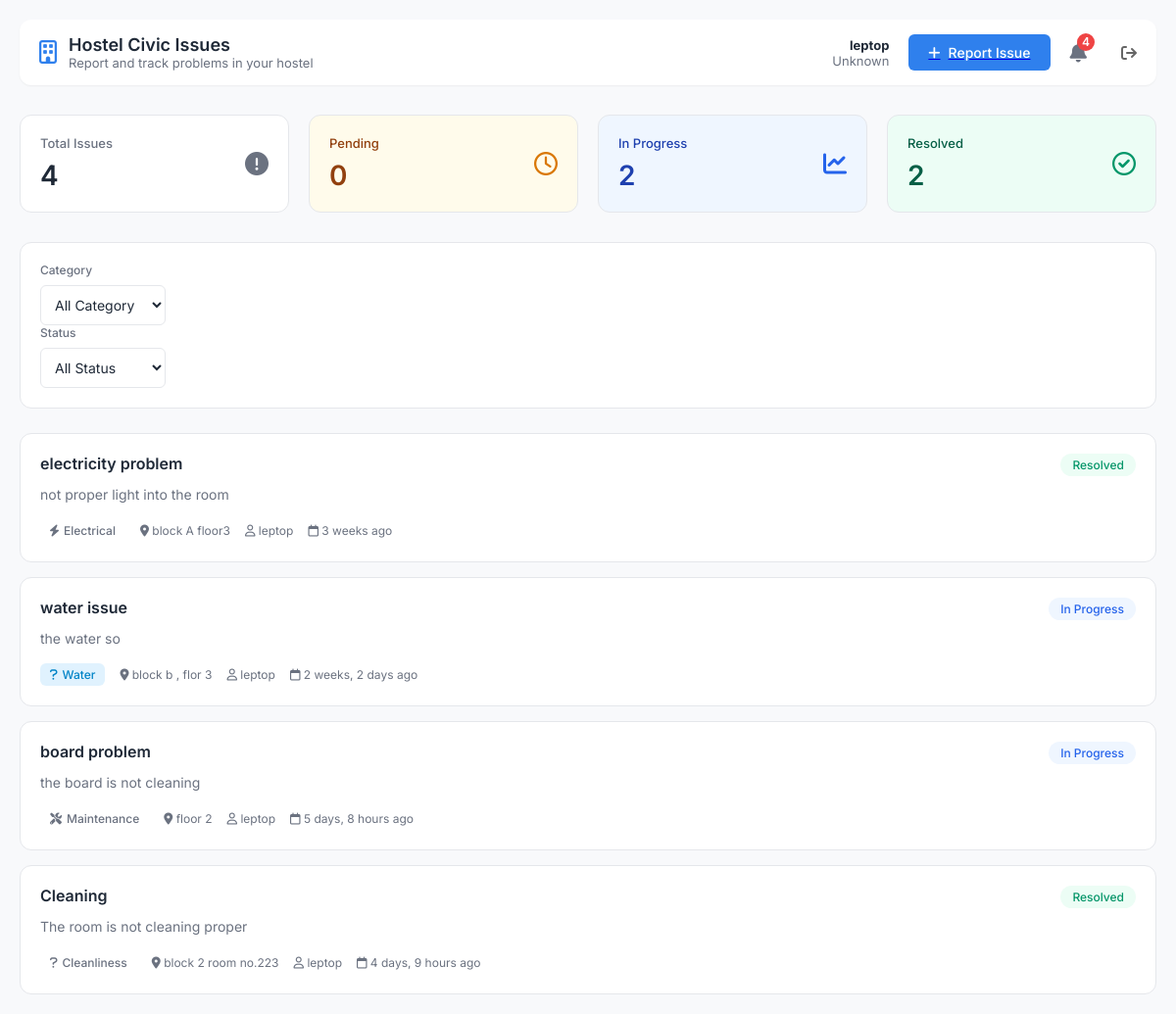
The page /user/ (signed in) on the database as committed earlier.
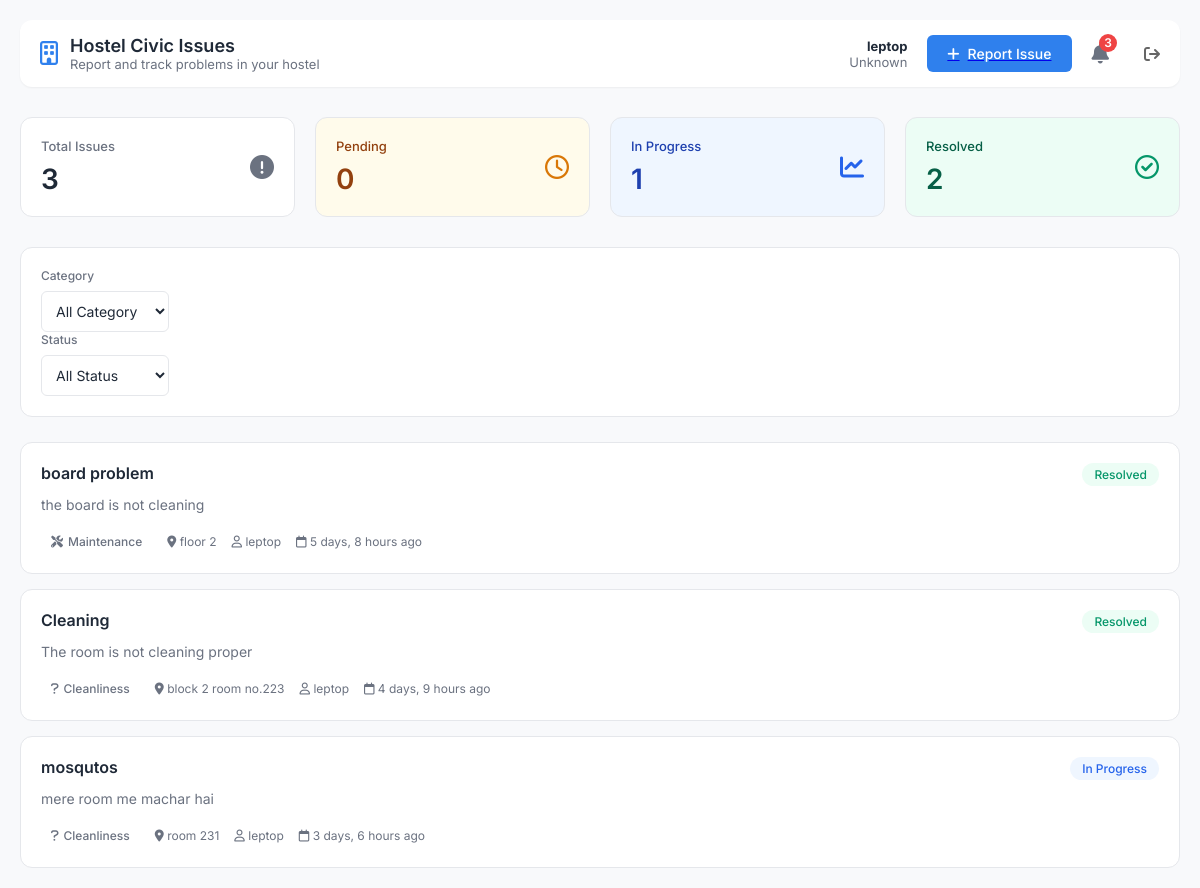
The same page on the database as committed later.
### hostel_issue/models.py (models this page shows)
class Issue(models.Model):
    title = models.CharField(max_length=200)
    description = models.TextField()
    category = models.CharField(max_length=50, choices=[
        ('Maintenance', 'Maintenance'),
        ('Electrical', 'Electrical'),
        ('Plumbing', 'Plumbing'),
        ('Other', 'Other'),
    ])
    location = models.CharField(max_length=100)
    reported_by = models.ForeignKey(User, on_delete=models.CASCADE)
    created_at = models.DateTimeField(auto_now_add=True)
    status = models.CharField(max_length=20, choices=[
        ('Pending', 'Pending'),
        ('In Progress', 'In Progress'),
        ('Resolved', 'Resolved'),
    ], default='Pending')

### hostel_issue/views.py (the view)
# urls.py: path('user/', views.user, name='user'),
@login_required
def user(request):
    status_filter = request.GET.get('status', 'all')
    category_filter = request.GET.get('category', 'all')
    issues = Issue.objects.filter(reported_by=request.user)
    if status_filter != 'all':
        issues = issues.filter(status=status_filter)
    if category_filter != 'all':
        issues = issues.filter(category=category_filter)
    try:
        user_profile = UserProfile.objects.get(user=request.user)
    except UserProfile.DoesNotExist:
        user_profile = None
    all_issues = Issue.objects.filter(reported_by=request.user)
    notifications = []
    for issue in all_issues.order_by('-created_at'):
        if issue.status == 'In Progress':
            notifications.append({
                'message': f'Your issue "{issue.title}" is in progress.',
                'type': 'info',
                'issue': issue
            })
        elif issue.status == 'Resolved':
            notifications.append({
                'message': f'Your issue "{issue.title}" has been resolved.',
                'type': 'success',
                'issue': issue
            })
    context = {
        'issues': issues,
        'user_profile': user_profile,
        'selected_status': status_filter,
        'selected_category': category_filter,
        'total_issues': all_issues.count(),
        'pending': all_issues.filter(status='Pending').count(),
        'in_progress': all_issues.filter(status='In Progress').count(),
        'resolved': all_issues.filter(status='Resolved').count(),
        'notifications': notifications,
    }
    return render(request,'user.html', context)

### hostel_issue/templates/user.html (shortened to what the changed rows need)
{% load static %}
<!DOCTYPE html>
<html lang="en">
<head>
    <link href="https://cdnjs.cloudflare.com/ajax/libs/font-awesome/6.0.0/css/all.min.css" rel="stylesheet">
    <link rel="stylesheet" href="{% static 'user.css' %}">
</head>
<body>
<div class="container">
    <header>
        <div class="brand">
            <div class="brand-text">
                <h1>Hostel Civic Issues</h1>
            </div>
        </div>
        <div class="user-actions">
            <div class="notification-bell" id="notification-bell">
                <i class="fa-solid fa-bell"></i>
                {% if notifications %}
                <span class="notification-count">{{ notifications|length }}</span>
                {% endif %}
            </div>
        </div>
    </header>
    <div class="stats-grid">
        <div class="stat-card">
            <div class="stat-info">
                <h3>Total Issues</h3>
                <div class="count">{{ total_issues }}</div>
            </div>
        </div>
        <div class="stat-card" style="background-color: #EFF6FF;">
            <div class="stat-info">
                <h3 style="color: #1E40AF;">In Progress</h3>
                <div class="count" style="color: #1E40AF;">{{ in_progress }}</div>
            </div>
        </div>
    </div>
    <div class="issue-list">
        {% for issue in issues %}
        <div class="issue-card">
            <div class="content-section">
                <div class="card-header">
                    <h3>{{ issue.title }}</h3>
                    <span class="status-badge status-{% if issue.status == 'In Progress' %}inprogress{% elif issue.status == 'Pending' %}pending{% else %}resolved{% endif %}">{{ issue.get_status_display }}</span>
                </div>
                <p class="description">{{ issue.description }}</p>
                <div class="meta-data">
                    <span class="category-tag tag-{{ issue.category|lower }}">
                        <i class="fa-solid fa-{% if issue.category == 'Maintenance' %}screwdriver-wrench{% elif issue.category == 'Electrical' %}bolt{% elif issue.category == 'Plumbing' %}droplet{% else %}question{% endif %}"></i>
                        {{ issue.get_category_display }}
                    </span>
                    <span><i class="fa-solid fa-location-dot"></i> {{ issue.location }}</span>
                    <span><i class="fa-regular fa-user"></i> {{ issue.reported_by.first_name }}</span>
                    <span><i class="fa-regular fa-calendar"></i> {{ issue.created_at|timesince }} ago</span>
                </div>
            </div>
        </div>
        {% endfor %}
    </div>
</div>
</body>
</html>

Rows that differ between the two databases and show on the page:
removed Issue: title "electricity problem", status "Resolved", description "not proper light into the room", category "Electrical", location "block A floor3", reported_by.first_name "leptop", created_at "3 weeks"
removed Issue: title "water issue", status "In Progress", description "the water so", category "Water", location "block b , flor 3", reported_by.first_name "leptop", created_at "2 weeks, 2 days"
changed Issue "board problem": status "In Progress" → "Resolved"
added Issue: title "mosqutos", status "In Progress", description "mere room me machar hai", category "Cleanliness", location "room 231", reported_by.first_name "leptop", created_at "3 days, 6 hours"
Other text that changed with them:
{{ notifications|length }}: "4" → "3"
{{ total_issues }}: "4" → "3"
{{ in_progress }}: "2" → "1"
